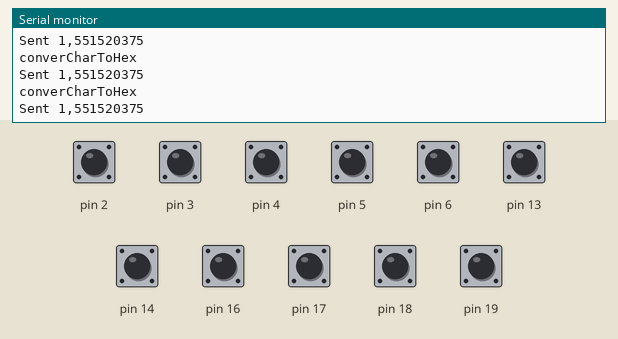
The sketch below on a simulated Arduino Uno, built with avr-gcc and run on an emulated ATmega328P. Parts: the last lines printed to the serial monitor. The inputs (shaded band) are chosen by the test bench; at power-on: pin 2–6, pin 13, pin 14, pin 16–19 HIGH.

Above: at 5.3 s.
5.4 s: pin 2 pulled LOW for 2.65 s
At 8.5 s:
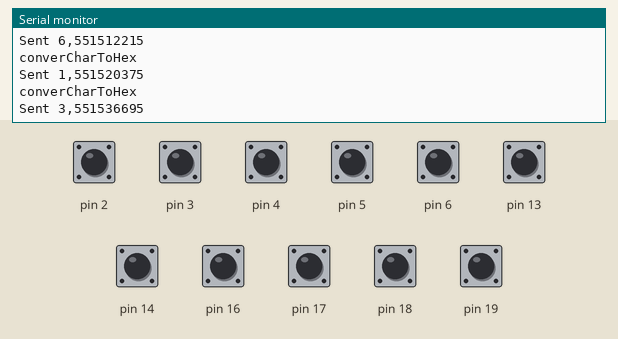
9.5 s: pin 5 pulled LOW for 2.65 s
At 11.35 s:
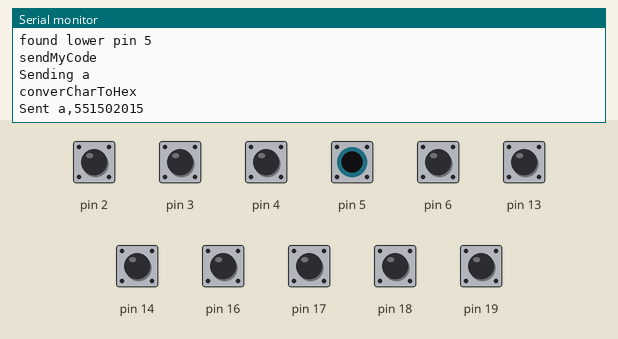
13.6 s: pin 13 pulled LOW for 2.65 s
At 14.7 s:
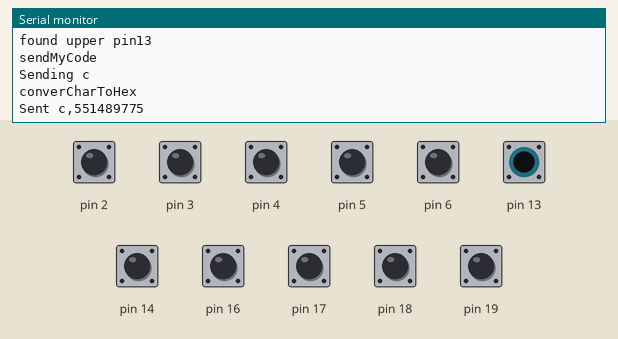
17.7 s: pin 14 pulled LOW for 2.65 s
At 19.89 s:
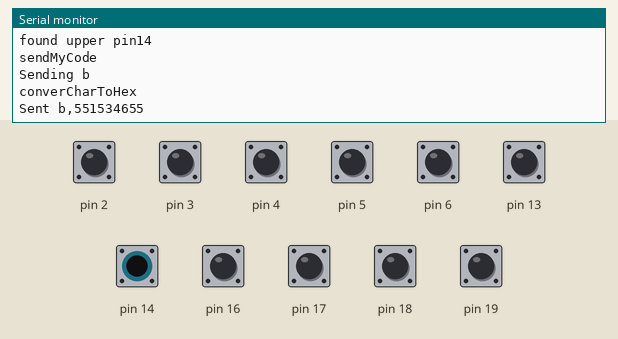
21.8 s: pin 3 pulled LOW for 2.65 s
At 22.53 s:
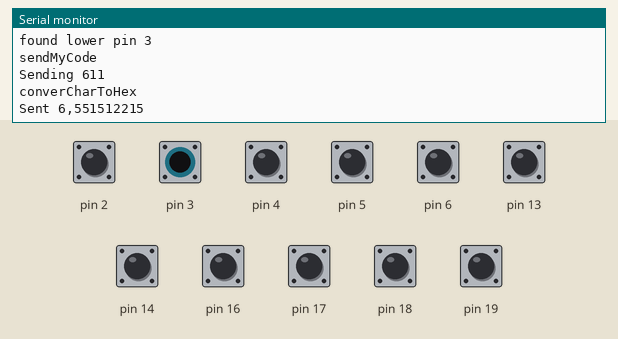
25.9 s: pin 4 pulled LOW for 2.65 s
At 26.76 s:
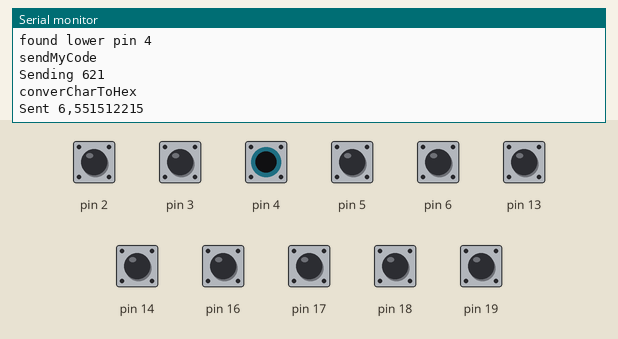
Timing chart, 0 to 28.9 s (numbered marks = the images above; inputs shaded):
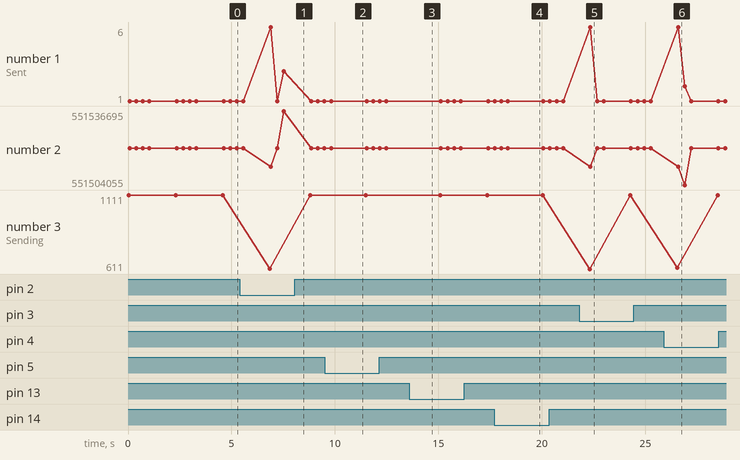

The sketch:

sarahs_tv_remote.ino
```cpp
/*
12 CHANNEL TV REMOTE CONTROL

ABC, CBS, NBC, FOX, PBS, MY9, PIX, NY1, TBS, WLIW, VolUp, VolDown, Power, Mute

this code needs an IR LED connected to pin 10 (teensy 2.0)
and 14 switches connected to pins 0 - 6 & 14 - 20
*/

#include <IRremote.h>	// IR remote control library

boolean logit = true;
const int lowerButtonsStart = 0;
const int lowerButtonsEnd = 7;
const int upperButtonsStart = 14;
const int upperButtonsEnd = 21;
const int numberOfCommands = 14;
long irKeyCodes[numberOfCommands] = {
  0x20DF08F7, //0 key , Value: 20DF08F7 (32 bits)
  0x20DF8877, //1 key , Value: 20DF8877 (32 bits)
  0x20DF48B7, //2 key , Value: 20DF48B7 (32 bits)
  0x20DFC837, //3 key , Value: 20DFC837 (32 bits)
  0x20DF28D7, //4 key , Value: 20DF28D7 (32 bits)

  0x20DFA857, //5 key , Value: 20DFA857 (32 bits)
  0x20DF6897, //6 key , Value: 20DF6897 (32 bits)
  0x20DFE817, //7 key , Value: 20DFE817 (32 bits)
  0x20DF18E7, //8 key , Value: 20DF18E7 (32 bits)
  0x20DF9867, //9 key , Value: 20DF9867 (32 bits)

  0x20DF40BF, //a key - volume up,   Value: 20DF40BF (32 bits)
  0x20DFC03F, //b key - volume down, Value: 20DFC03F (32 bits)
  0x20DF10EF, //c key - power,       Value: 20DF10EF (32 bits)
  0x20DF906F, //d key - mute,        Value: 20DF906F (32 bits)
};

String buttons[upperButtonsEnd] = {
  // 0 = mute
  "d",     //mute
  // 1 = PBS
  "622",   //pbs
  // 2 = FOX
  "613",   //fox
  // 3 = NBC
  "611",   //nbc
  // 4 = CBS
  "621",   //cbs
  // 5 = volume Up
  "a",     //volumeUp
  // 6 = ABC
  "651",   //abc

  // 7-13 = skip
  "",      //7-skip
  "",      //8-skip
  "",      //9-skip
  "",      //10-skip
  "",      //11-skip
  "",      //12-skip
  "",      //13-skip -- swap with 15

  //14 = volume Down
  "b",     //volumeDown
  //15 = power -- swap with 13
  "c",     //power
  //16 = MY9
  "654",   //my9
  //17 = PIX
  "861",   //pix11
  //18 = NY1
  "307",   //ny1
  //19 = ION
  "863", //ion
  //20 = WLIW
  "1111",  //wliw
};

IRsend irsend;

void setup() {
  Serial.begin(9600);
  if (logit) Serial.println("setup");
  for (int i = lowerButtonsStart; i < lowerButtonsEnd; i++) {
    pinMode(i, INPUT);
    digitalWrite(i, HIGH); // turn on pull-ups
  }
  for (int i = upperButtonsStart; i < upperButtonsEnd; i++) {
    if (i == 15) i = 13;
    pinMode(i, INPUT);
    digitalWrite(i, HIGH); // turn on pull-ups
    if (i == 13) i = 15;
  }
}

unsigned char convertCharToHex(unsigned char hex) {
  if (logit) Serial.println("converCharToHex");
  if(hex > 0x39) hex -= 7; // adjust for hex letters upper or lower case
  return(hex & 0xf);
}

int sendMyCode(int buttonNumber) {
  if (logit) Serial.println("sendMyCode");
  String stringCode = buttons[buttonNumber];

  if (logit) {
    Serial.print("Sending ");Serial.println(buttons[buttonNumber]);
  }

  for (int i = 0; i < stringCode.length(); i++) {
    char charCode = stringCode.charAt(i);
    int keyCode = convertCharToHex(charCode);
    irsend.sendNEC(irKeyCodes[keyCode], 32);
    if (logit) {
      Serial.print("Sent ");Serial.print(charCode);Serial.print(",");Serial.println(irKeyCodes[keyCode]);
    }
    delay(250);
  }
  Serial.println();
}

void loop() {
  for (int i = lowerButtonsStart; i < lowerButtonsEnd; i++) {
    if (digitalRead(i) == LOW) {
      if (logit) {
        Serial.print("found lower pin ");Serial.println(i, DEC);
      }
      sendMyCode(i);

      if (i == 5) {       //short delay for volume buttons
        delay(80);
      } else {            //long delay for channel buttons
        delay(1000);
      }
    }
  }
  for (int i = upperButtonsStart; i < upperButtonsEnd; i++) {
    if (i == 15) i = 13;
    if (digitalRead(i) == LOW) {
      if (logit) {
        Serial.print("found upper pin");Serial.println(i, DEC);
      }
      if (i == 13) i = 15;
      sendMyCode(i);

      if (i == 14) {      //short delay for volume buttons
        delay(80);
      } else {            //long delay for channel buttons
        delay(1000);
      }
    }
    if (i == 13) i = 15;
  }
}
```

Measured:
- after the input at 5.4 s, the serial monitor: prints a new line after 1.4 s (image 1)
- after the input at 9.5 s, the serial monitor: prints a new line after 1.6 s (image 2)
- after the input at 13.6 s, the serial monitor: prints a new line after 0.14 s (image 3)
- after the input at 17.7 s, the serial monitor: prints a new line after 1.9 s (image 4)
- after the input at 21.8 s, the serial monitor: prints a new line after 0.48 s (image 5)
- after the input at 25.9 s, the serial monitor: prints a new line after 0.61 s (image 6)
